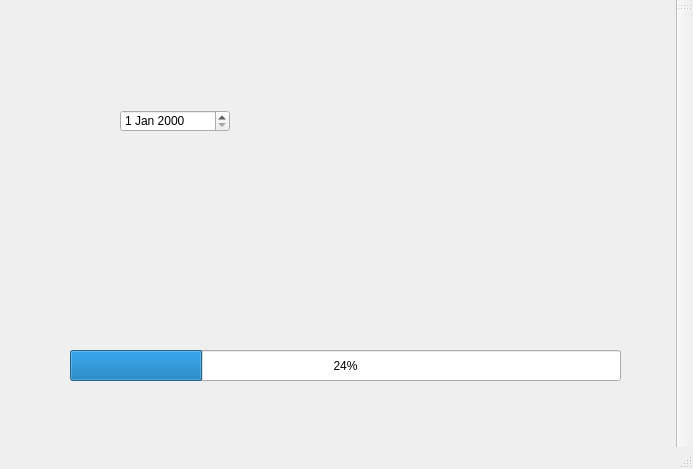
<?xml version="1.0" encoding="UTF-8"?>
<ui version="4.0">
 <class>MainWindow</class>
 <widget class="QMainWindow" name="MainWindow">
  <property name="geometry">
   <rect>
    <x>0</x>
    <y>0</y>
    <width>693</width>
    <height>469</height>
   </rect>
  </property>
  <property name="windowTitle">
   <string>MainWindow</string>
  </property>
  <widget class="QWidget" name="centralwidget">
   <widget class="QProgressBar" name="progressBar">
    <property name="geometry">
     <rect>
      <x>70</x>
      <y>350</y>
      <width>551</width>
      <height>31</height>
     </rect>
    </property>
    <property name="minimumSize">
     <size>
      <width>551</width>
      <height>0</height>
     </size>
    </property>
    <property name="styleSheet">
     <string notr="true">QProgressBar{
rgb(177, 51, 58)
}
</string>
    </property>
    <property name="value">
     <number>24</number>
    </property>
   </widget>
   <widget class="QDateEdit" name="dateEdit">
    <property name="geometry">
     <rect>
      <x>120</x>
      <y>110</y>
      <width>110</width>
      <height>22</height>
     </rect>
    </property>
   </widget>
  </widget>
  <widget class="QStatusBar" name="statusbar"/>
  <widget class="QToolBar" name="toolBar">
   <property name="windowTitle">
    <string>toolBar</string>
   </property>
   <attribute name="toolBarArea">
    <enum>RightToolBarArea</enum>
   </attribute>
   <attribute name="toolBarBreak">
    <bool>false</bool>
   </attribute>
  </widget>
  <widget class="QMenuBar" name="menuBar">
   <property name="geometry">
    <rect>
     <x>0</x>
     <y>0</y>
     <width>693</width>
     <height>21</height>
    </rect>
   </property>
  </widget>
 </widget>
 <resources/>
 <connections/>
</ui>
